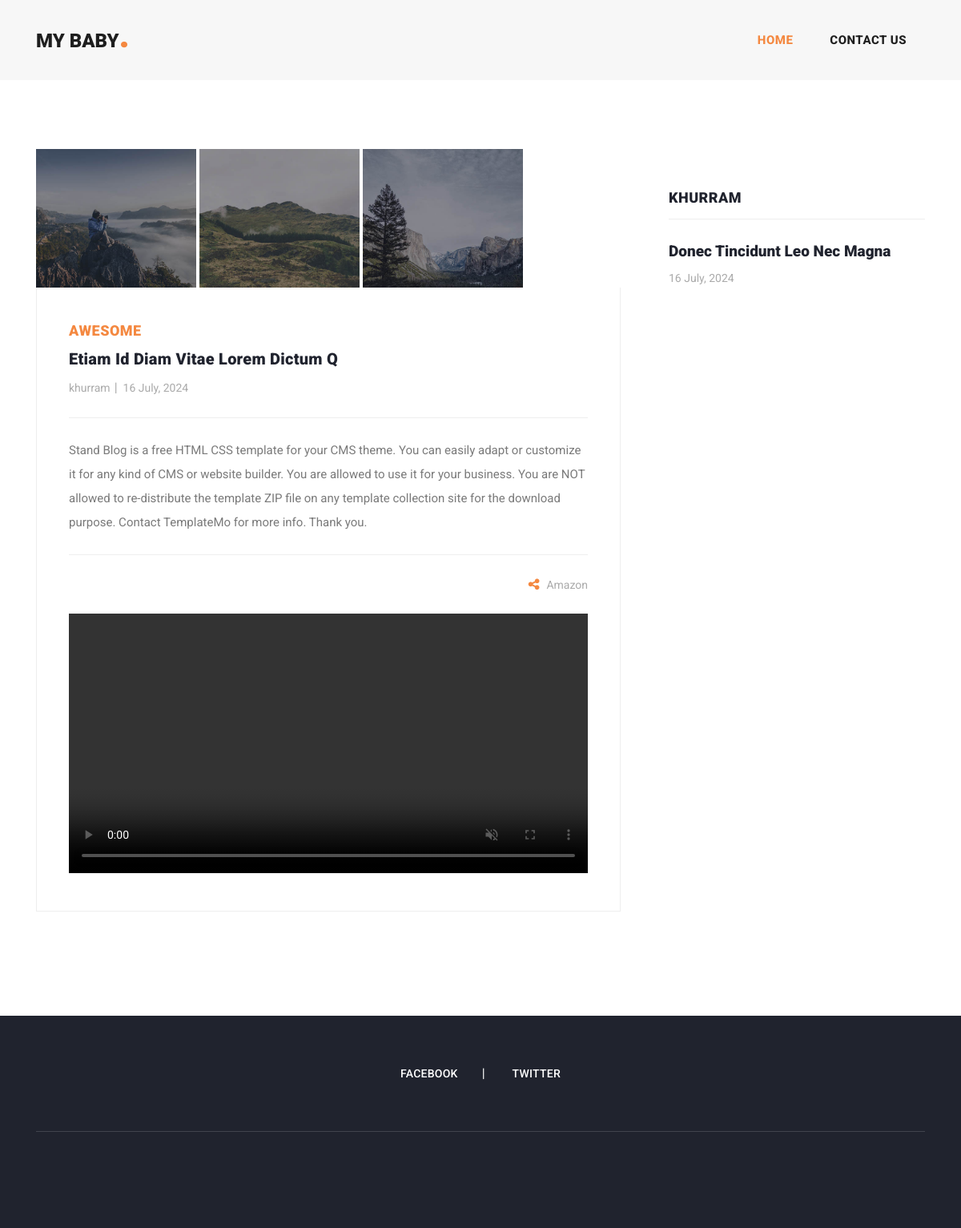
The app's page /post/4 with its own data.
### app/models.py (models this page shows, shortened)
class BlogImages(models.Model):
    name = models.CharField(max_length=233)
    image = models.ImageField(null=True, blank=True, upload_to='blog_images')

class Post(models.Model):
    STATUS_CHOICES = (
        ('draft', 'Draft'),
        ('published', 'Published'),
    )
    title = models.CharField(max_length=200)
    category = models.ForeignKey(Category, on_delete=models.CASCADE)
    slug = models.SlugField(max_length=200, unique=True, blank=True)
    author = models.ForeignKey(User, on_delete=models.CASCADE, related_name='blog_posts')
    content = models.TextField()
    created_at = models.DateTimeField(auto_now_add=True)
    updated_at = models.DateTimeField(auto_now=True)
    published_date = models.DateTimeField(blank=True, null=True)
    status = models.CharField(max_length=10, choices=STATUS_CHOICES, default='draft')
    tags = models.CharField(max_length=100, blank=True, null=True)
    amazon_link = models.URLField(max_length=200, null=True, blank=True)
    images = models.ManyToManyField(BlogImages)
    video = models.FileField(upload_to='post_videos/', blank=True, null=True)
    class Meta:
        ordering = ('-created_at',)

class Category(models.Model):
    name = models.CharField(max_length=300, null=True, blank=True)
    def __str__(self):
        return self.name
    class Meta:
        verbose_name = "Category"
        verbose_name_plural = "Categories"

### app/views.py (the view)
# urls.py: path('post/<int:pk>', PostDetailView.as_view(), name='post_detail'),
class PostDetailView(DetailView):
    model = Post
    template_name = 'post-details.html'
    context_object_name = 'post'
    def get_context_data(self, **kwargs):
        context = super().get_context_data(**kwargs)
        author_post = Post.objects.filter(author=self.object.author).exclude(pk=self.object.pk)
        context['author_posts'] = author_post
        return context

### templates/post-details.html (shortened to what this page needs)
{% extends 'base.html' %}
{% block content %}
    <section class="blog-posts grid-system">
      <div class="container">
        <div class="row">
          <div class="col-lg-8">
            <div class="all-blog-posts">
                <div class="row">
                    <div class="col-lg-12">
                        <div class="blog-post">
                            <div class="blog-thumb">
                                {% for image in post.images.all %}
                                    <img src="{{ image.image.url }}" alt="{{ image.name }}" style="max-width: 200px;">
                                {% endfor %}
                            </div>
                            <div class="down-content">
                                <span>{{ post.category }}</span>
                                <a href="post-details.html"><h4>{{ post.title }}</h4></a>
                                <ul class="post-info">
                                    <li><a href="#">{{ post.author }}</a></li>
                                    <li><a href="#">{{ post.created_at|date:"d F, Y" }}</a></li>
                                </ul>
                                <p>{{ post.content }}</p>
                                <div class="post-options">
                                    <div class="row">
                                        <div class="col-6">
                                        </div>
                                        <div class="col-6">
                                            <ul class="post-share">
                                                <li><i class="fa fa-share-alt"></i></li>
                                                <li><a href="{{ post.amazon_link }}">Amazon</a></li>
                                            </ul>
                                        </div>
                                    </div>
                                </div>
                                <div>
                                  <br>
                                    {% if post.video %}
                                        <video controls autoplay muted  style="width: 100%;">
                                            <source src="{{ post.video.url }}" type="video/mp4">
                                        </video>
                                    {% endif %}
                                </div>
                            </div>
                        </div>
                    </div>
                </div>
            </div>
        </div>
          <div class="col-lg-4">
            <div class="sidebar">
              <div class="row">
                <div class="col-lg-12">
                  <div class="sidebar-item recent-posts">
                    <div class="sidebar-heading">
                      <h2>{{post.author}}</h2>
                    </div>
                    <div class="content">
                      <ul>
                        {% for author_post in author_posts %}
                        <li><a href="{% url 'post_detail' author_post.id %}">
                          <h5>{{author_post.title}}</h5>
                          <span>{{author_post.created_at|date:"d F, Y"}}</span>
                        </a></li>
                        {% endfor %}
                      </ul>
                    </div>
                  </div>
                </div>
              </div>
            </div>
          </div>
        </div>
      </div>
    </section>
    {% endblock %}

### templates/base.html (shortened to what this page needs)
<!DOCTYPE html>
{% load static %}
<html lang="en">
    <head>
        <link href="{% static 'vendor/bootstrap/css/bootstrap.min.css' %}"
            rel="stylesheet">
        <link rel="stylesheet" href="{% static 'assets/css/fontawesome.css' %}">
        <link rel="stylesheet"
            href="{% static 'assets/css/templatemo-stand-blog.css'%}">
        <link rel="stylesheet" href="{% static 'assets/css/owl.css' %}">
    </head>
    <body>
        <header class>
            <nav class="navbar navbar-expand-lg">
                <div class="container">
                    <a class="navbar-brand" href="{% url 'home' %}"><h2>MY BABY<em>.</em></h2></a>
                    <div class="collapse navbar-collapse" id="navbarResponsive">
                        <ul class="navbar-nav ml-auto">
                            <li class="nav-item active">
                                <a class="nav-link" href="{% url 'home' %}">Home
                                </a>
                            </li>
                            <li class="nav-item">
                                <a class="nav-link" href="{% url 'contact' %}">Contact
                                    Us</a>
                            </li>
                        </ul>
                    </div>
                </div>
            </nav>
        </header>
        <div class="main-banner header-text">
            <div class="container-fluid">
                <div class="owl-banner owl-carousel">
                </div>
            </div>
        </div>
        {% block content %}
        {% endblock %}
        <footer>
            <div class="container">
                        <ul class="social-icons">
                            <li><a href="{{persona.fb_link}}" target="_blank">Facebook</a></li>
                            <li><a href="{{persona.tw_link}}" target="_blank">Twitter</a></li>
                        </ul>
            </div>
        </footer>
    </body>
</html>

### records on screen
BlogImages: image (picture)
BlogImages: image (picture)
BlogImages: image (picture)
Post: category "AWESOME", title "Etiam Id Diam Vitae Lorem Dictum Q", author "khurram", created_at "16 July, 2024", content "Stand Blog is a free HTML CSS template for your CMS theme. You can easily adapt or customize it for any kind of CMS or website builder. You are allowed to use it for your business. You are NOT allowed to re-distribute the template ZIP file on any template collection site for the download purpose. Contact TemplateMo for more info. Thank you.", author "KHURRAM"
Post: title "Donec Tincidunt Leo Nec Magna", created_at "16 July, 2024"
